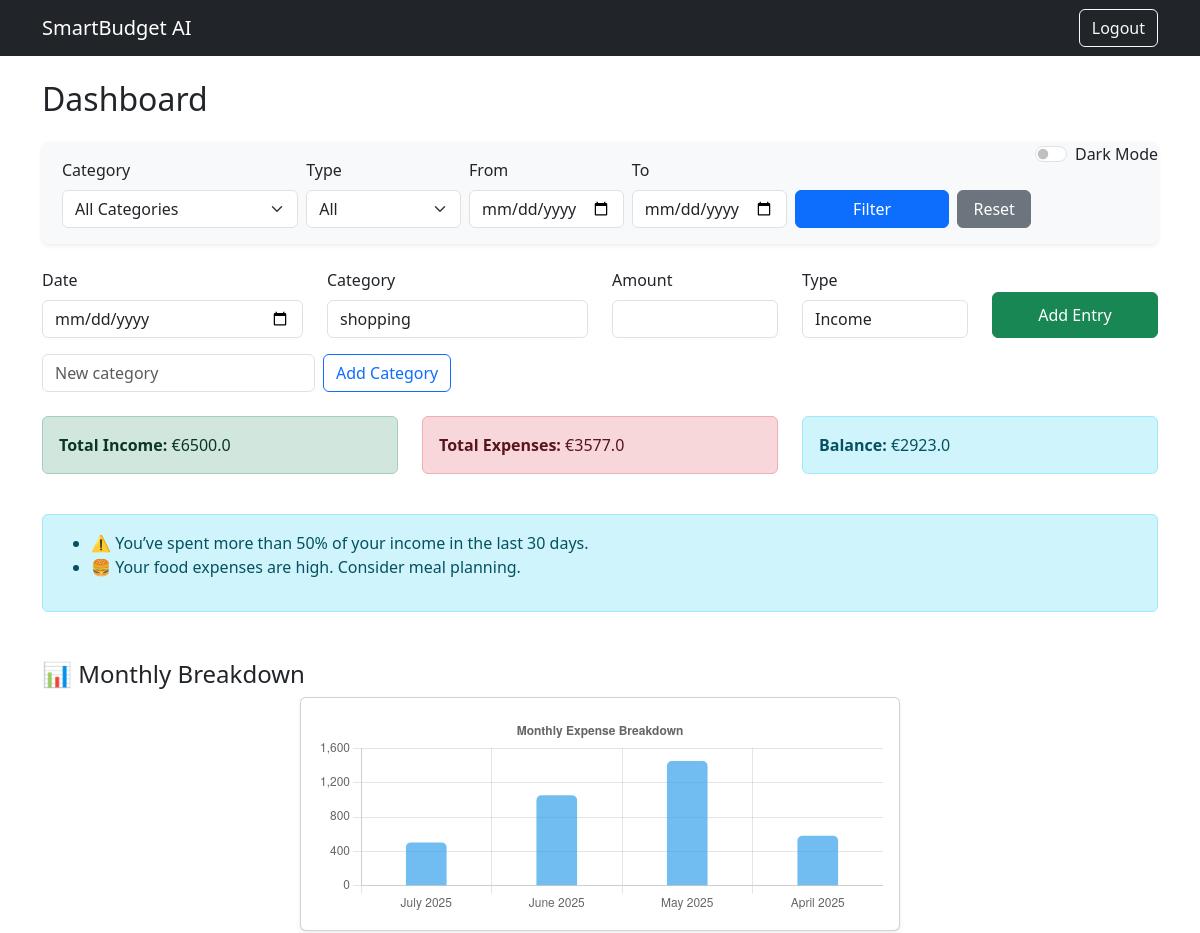
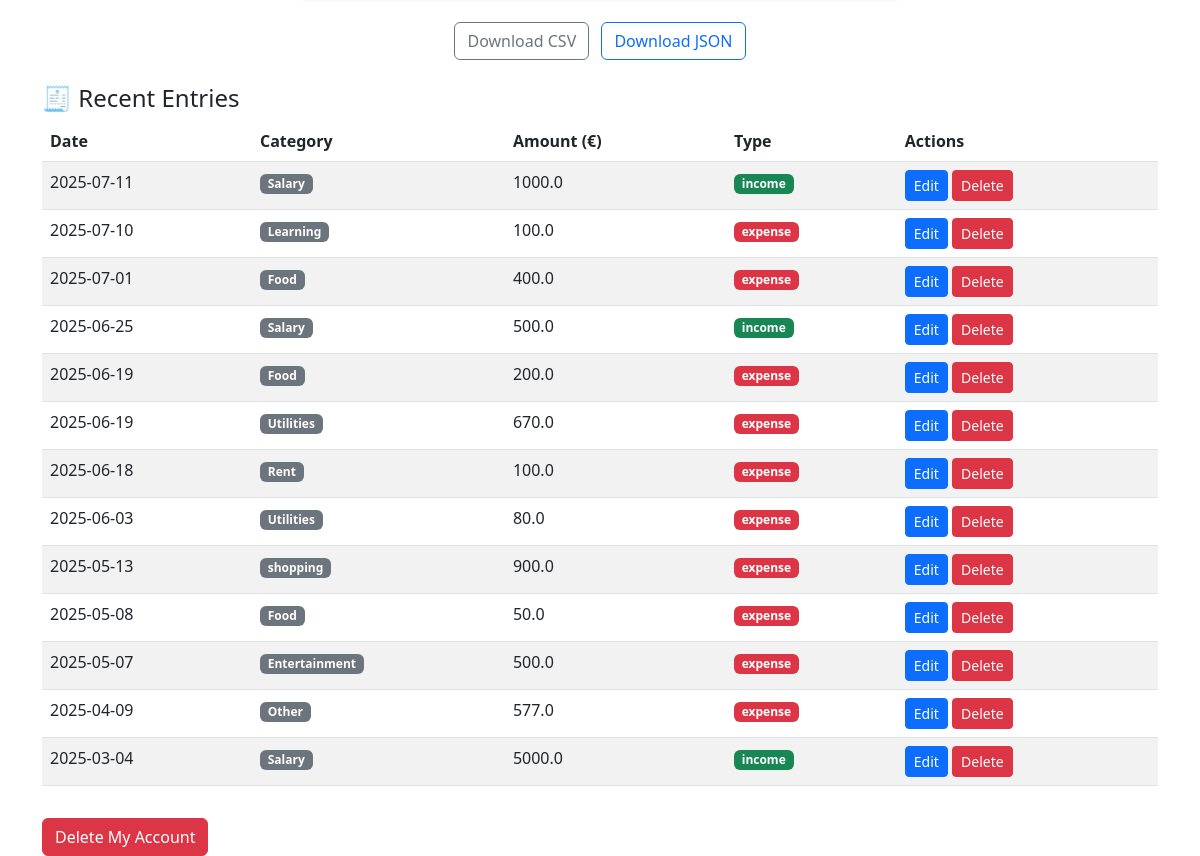
The page /dashboard (signed in) on the database its author committed (2 pictures, top to bottom).
### app/models.py (models this page shows, shortened)
class BudgetEntry(db.Model):
    id = db.Column(db.Integer, primary_key=True)
    user_id = db.Column(db.Integer, db.ForeignKey('user.id'), nullable=False)
    date = db.Column(db.Date, nullable=False)
    category = db.Column(db.String(50), nullable=False)
    amount = db.Column(db.Float, nullable=False)
    type = db.Column(db.String(10), nullable=False)  # 'income' or 'expense'

### app/routes.py (the view, shortened to what this page needs)
@main.route("/dashboard", methods=["GET", "POST"])
@login_required
def dashboard():
    form = BudgetForm()
    delete_form = DeleteAccountForm()
    categories = Category.query.filter_by(user_id=current_user.id).all()
    form.category.choices = [(c.name, c.name) for c in categories]
    selected_category = request.args.get("category", default=None, type=str)
    selected_type = request.args.get("type", default=None, type=str)
    start_date = request.args.get("start_date", type=str)
    end_date = request.args.get("end_date", type=str)
    query = BudgetEntry.query.filter_by(user_id=current_user.id)
    if selected_category:
        query = query.filter_by(category=selected_category)
    if selected_type:
        query = query.filter_by(type=selected_type)
    if start_date:
        query = query.filter(BudgetEntry.date >= datetime.strptime(start_date, "%Y-%m-%d").date())
    if end_date:
        query = query.filter(BudgetEntry.date <= datetime.strptime(end_date, "%Y-%m-%d").date())
    entries = query.order_by(BudgetEntry.date.desc()).all()
    total_income = sum(e.amount for e in entries if e.type == "income")
    total_expense = sum(e.amount for e in entries if e.type == "expense")
    balance = total_income - total_expense
    tips = []
    recent_entries = [e for e in entries if e.date >= datetime.today().date() - timedelta(days=30)]
    if total_income > 0 and total_expense > total_income * 0.5:
        tips.append("⚠️ You’ve spent more than 50% of your income in the last 30 days.")
    food_expenses = sum(e.amount for e in recent_entries if e.category.lower() == "food")
    if food_expenses > 150:
        tips.append("🍔 Your food expenses are high. Consider meal planning.")
    monthly_data = defaultdict(float)
    for e in entries:
        if e.type == "expense":
            key = f"{month_name[e.date.month]} {e.date.year}"
            monthly_data[key] += e.amount
    chart_labels = list(monthly_data.keys())[-6:]
    chart_data = list(monthly_data.values())[-6:]
    return render_template("dashboard.html",
        form=form,
        delete_form=delete_form,
        entries=entries,
        tips=tips,
        total_income=total_income,
        total_expense=total_expense,
        balance=balance,
        chart_labels=chart_labels,
        chart_data=chart_data,
        categories=categories,
        selected_category=selected_category,
        selected_type=selected_type,
        start_date=start_date,
        end_date=end_date
    )

### app/forms.py
class BudgetForm(FlaskForm):
    date = DateField('Date', validators=[DataRequired()])
    category = SelectField('Category', choices=[], validators=[DataRequired()])
    amount = FloatField('Amount', validators=[DataRequired()])
    type = SelectField('Type', choices=[('income', 'Income'), ('expense', 'Expense')], validators=[DataRequired()])
    submit = SubmitField('Add Entry')

class DeleteAccountForm(FlaskForm):
    submit = SubmitField('Delete My Account')

### app/models.py (called while the page is built)
@login_manager.user_loader
def load_user(user_id):
    return User.query.get(int(user_id))

### app/templates/dashboard.html (shortened to what this page needs)
{% extends "base.html" %}
{% block content %}
<h2 class="mb-4">Dashboard</h2>
<div class="form-check form-switch float-end mb-3">
    <input class="form-check-input" type="checkbox" id="darkModeToggle">
    <label class="form-check-label" for="darkModeToggle">Dark Mode</label>
</div>
<form method="get" class="mb-4 p-3 bg-light rounded shadow-sm">
  <div class="row g-2 align-items-end">
    <div class="col-md-3">
      <label for="category" class="form-label">Category</label>
      <select name="category" id="category" class="form-select">
        <option value="">All Categories</option>
      </select>
    </div>
    <div class="col-md-2">
      <label for="type" class="form-label">Type</label>
      <select name="type" id="type" class="form-select">
        <option value="">All</option>
      </select>
    </div>
    <div class="col-md-2">
      <label for="start_date" class="form-label">From</label>
      <input type="date" name="start_date" class="form-control" value="{{ start_date }}">
    </div>
    <div class="col-md-2">
      <label for="end_date" class="form-label">To</label>
      <input type="date" name="end_date" class="form-control" value="{{ end_date }}">
    </div>
    <div class="col-md-2 d-grid">
      <button type="submit" class="btn btn-primary">Filter</button>
    </div>
    <div class="col-md-1 d-grid">
      <a href="{{ url_for('main.dashboard') }}" class="btn btn-secondary">Reset</a>
    </div>
  </div>
</form>
<form method="POST" action="{{ url_for('main.dashboard') }}">
    <div class="row mb-3">
        <div class="col-md-3">
            {{ form.date.label(class="form-label") }}
            {{ form.date(class="form-control") }}
        </div>
        <div class="col-md-3">
            {{ form.category.label(class="form-label") }}
            {{ form.category(class="form-control") }}
        </div>
        <div class="col-md-2">
            {{ form.amount.label(class="form-label") }}
            {{ form.amount(class="form-control") }}
        </div>
        <div class="col-md-2">
            {{ form.type.label(class="form-label") }}
            {{ form.type(class="form-control") }}
        </div>
        <div class="col-md-2 d-grid">
            {{ form.submit(class="btn btn-success mt-4") }}
        </div>
    </div>
</form>
<form method="POST" action="{{ url_for('main.add_category') }}" class="row g-2 mb-4">
    <div class="col-md-3">
        <input type="text" name="new_category" placeholder="New category" class="form-control" required>
    </div>
    <div class="col-md-2">
        <button type="submit" class="btn btn-outline-primary">Add Category</button>
    </div>
</form>
<div class="row my-4">
    <div class="col-md-4">
        <div class="alert alert-success"><strong>Total Income:</strong> €{{ total_income }}</div>
    </div>
    <div class="col-md-4">
        <div class="alert alert-danger"><strong>Total Expenses:</strong> €{{ total_expense }}</div>
    </div>
    <div class="col-md-4">
        <div class="alert alert-info"><strong>Balance:</strong> €{{ balance }}</div>
    </div>
</div>
{% if tips %}
<div class="alert alert-info">
    <ul>
        {% for tip in tips %}
        <li>{{ tip }}</li>
        {% endfor %}
    </ul>
</div>
{% endif %}
<h4 class="mt-5">📊 Monthly Breakdown</h4>
<div class="card p-3 shadow-sm mb-4 mx-auto" style="max-width: 600px;">
    <canvas id="breakdownChart" height="200"></canvas>
</div>
<div class="text-center mb-4">
    <a href="{{ url_for('main.download_csv') }}" class="btn btn-outline-secondary me-2">
         Download CSV
    </a>
    <a href="{{ url_for('main.download_json') }}" class="btn btn-outline-primary">
         Download JSON
    </a>
</div>
<h4 class="mt-3">🧾 Recent Entries</h4>
{% if entries %}
<table class="table table-striped">
    <thead>
        <tr>
            <th>Date</th>
            <th>Category</th>
            <th>Amount (€)</th>
            <th>Type</th>
            <th>Actions</th>
        </tr>
    </thead>
    <tbody>
        {% for entry in entries %}
        <tr>
            <td>{{ entry.date.strftime('%Y-%m-%d') }}</td>
            <td><span class="badge bg-secondary">{{ entry.category }}</span></td>
            <td>{{ entry.amount }}</td>
            <td>
                {% if entry.type == 'income' %}
                <span class="badge bg-success">{{ entry.type }}</span>
                {% else %}
                <span class="badge bg-danger">{{ entry.type }}</span>
                {% endif %}
            </td>
            <td>
                <a href="{{ url_for('main.edit_entry', entry_id=entry.id) }}" class="btn btn-sm btn-primary">Edit</a>
                <form action="{{ url_for('main.delete_entry', entry_id=entry.id) }}" method="POST" style="display:inline;">
                    <button type="submit" class="btn btn-sm btn-danger" onclick="return confirm('Are you sure?')">Delete</button>
                </form>
            </td>
        </tr>
        {% endfor %}
    </tbody>
</table>
{% else %}
<p>No entries found yet.</p>
{% endif %}
<script>
const ctx = document.getElementById('breakdownChart').getContext('2d');
const breakdownChart = new Chart(ctx, {
    type: 'bar',
    data: {
        labels: {{ chart_labels | tojson }},
        datasets: [{
            label: 'Expenses (€)',
            data: {{ chart_data | tojson }},
            backgroundColor: 'rgba(54, 162, 235, 0.7)',
            borderRadius: 5,
            barThickness: 40
        }]
    },
    options: {
        responsive: true,
        plugins: {
            title: {
                display: true,
                text: 'Monthly Expense Breakdown'
            },
            legend: { display: false }
        },
        scales: {
            y: {
                beginAtZero: true
            }
        }
    }
});
</script>
<form action="{{ url_for('main.delete_account') }}" method="POST">
    <button type="submit" class="btn btn-danger mt-3"
        onclick="return confirm('Are you sure? This will delete your account and all data.')">
        Delete My Account
    </button>
</form>
{% endblock %}

### app/templates/base.html (shortened to what this page needs)
<!DOCTYPE html>
<html lang="en">
<head>
    <link href="https://cdn.jsdelivr.net/npm/bootstrap@5.3.0/dist/css/bootstrap.min.css" rel="stylesheet">
</head>
<body>
    <nav class="navbar navbar-expand-lg navbar-dark bg-dark mb-4">
        <div class="container">
            <a class="navbar-brand" href="{{ url_for('main.dashboard') }}">SmartBudget AI</a>
            <div class="collapse navbar-collapse justify-content-end">
                {% if current_user.is_authenticated %}
                    <form action="{{ url_for('main.logout') }}" method="GET">
                        <button type="submit" class="btn btn-outline-light">Logout</button>
                    </form>
                {% endif %}
            </div>
        </div>
    </nav>
    <div class="container">
        {% block content %}{% endblock %}
    </div>
</body>
</html>

### rows shown on the page
BudgetEntry: date "2025-07-11", category "Salary", amount "1000.0", type "income"
BudgetEntry: date "2025-07-10", category "Learning", amount "100.0", type "expense"
BudgetEntry: date "2025-07-01", category "Food", amount "400.0", type "expense"
BudgetEntry: date "2025-06-25", category "Salary", amount "500.0", type "income"
BudgetEntry: date "2025-06-19", category "Food", amount "200.0", type "expense"
BudgetEntry: date "2025-06-19", category "Utilities", amount "670.0", type "expense"
BudgetEntry: date "2025-06-18", category "Rent", amount "100.0", type "expense"
BudgetEntry: date "2025-06-03", category "Utilities", amount "80.0", type "expense"
BudgetEntry: date "2025-05-13", category "shopping", amount "900.0", type "expense"
BudgetEntry: date "2025-05-08", category "Food", amount "50.0", type "expense"
BudgetEntry: date "2025-05-07", category "Entertainment", amount "500.0", type "expense"
BudgetEntry: date "2025-04-09", category "Other", amount "577.0", type "expense"
BudgetEntry: date "2025-03-04", category "Salary", amount "5000.0", type "income"

### other values the page prints
{{ total_income }} "6500.0"
{{ total_expense }} "3577.0"
{{ balance }} "2923.0"
{{ tip }} "⚠️ You’ve spent more than 50% of your income in the last 30 days." "🍔 Your food expenses are high. Consider meal planning."
chart data {{ chart_data | tojson }} [500.0, 1050.0, 1450.0, 577.0]
